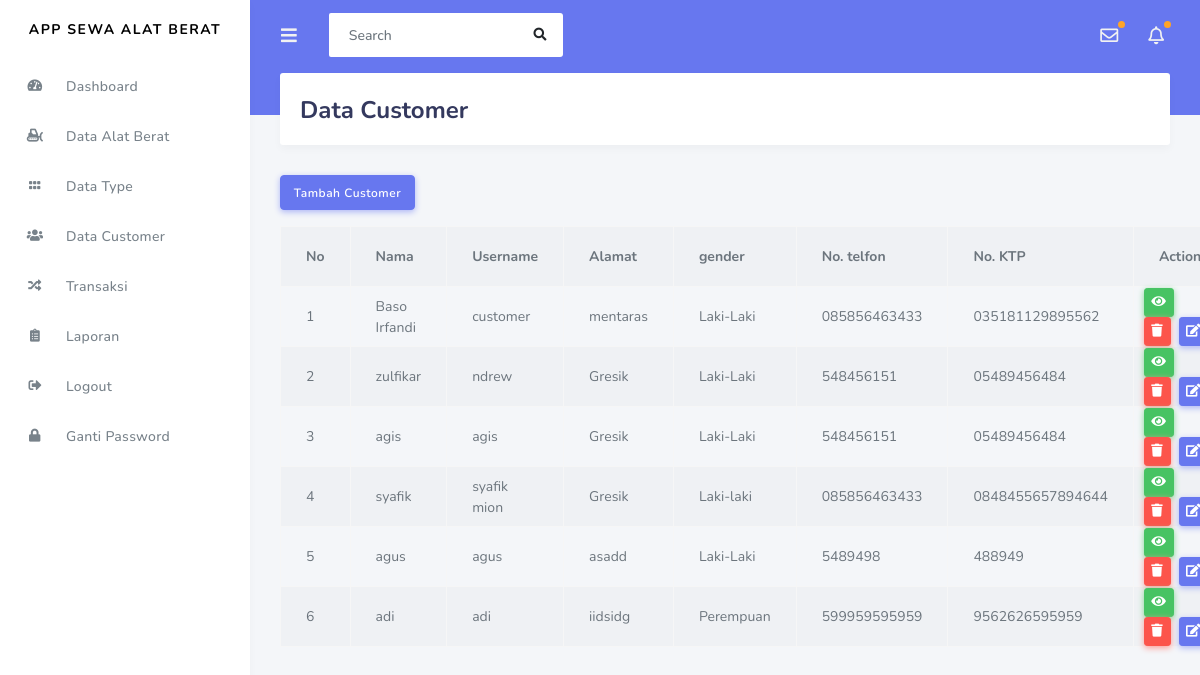
/index.php/admin/data_customer, run on the app's committed database.
### tables this page shows
CREATE TABLE `customer` (
  `id_customer` int NOT NULL,
  `nama` varchar(120) NOT NULL,
  `username` varchar(120) NOT NULL,
  `alamat` varchar(120) NOT NULL,
  `gender` varchar(20) NOT NULL,
  `no_telpon` varchar(20) NOT NULL,
  `no_ktp` varchar(50) NOT NULL,
  `password` varchar(120) NOT NULL,
  `role_id` int NOT NULL
);

### application/controllers/admin/Data_customer.php (called while the page is built, shortened)
<?php
class Data_customer extends CI_Controller
{
	public function index()
	{
		$data['customer'] = $this->Rental_model->get_data('customer')->result();
		$this->load->view('templates_admin/header');
		$this->load->view('templates_admin/sidebar');
		$this->load->view('admin/data_customer', $data);
		$this->load->view('templates_admin/footer');
	}
}
?>

### index.php (called while the page is built, shortened)
<?php
require_once BASEPATH.'core/CodeIgniter.php';

### application/models/Rental_model.php (called while the page is built, shortened)
<?php
class Rental_model extends CI_model
{
    public function get_data($table)
    {
        return $this->db->get($table);
    }
}

### application/views/admin/Data_customer.php (the view, shortened to what this page needs)
<div class="main-content">
	<section class="section">
		<div class="section-header">
			<h1>Data Customer</h1>
		</div>
		<a href="<?php echo base_url('admin/data_customer/tambah_customer') ?>" class="btn btn-primary mb-3">Tambah Customer</a>
		<table class="table table-bordered table-striped table-hover">
			<tr>
				<th>No</th>
				<th>Nama</th>
				<th>Username</th>
				<th>Alamat</th>
				<th>gender</th>
				<th>No. telfon</th>
				<th>No. KTP</th>
				<th>Action</th>
			</tr>
			<?php
			$no = 1;
			foreach ($customer as $cs) : ?>
				<tr>
					<td><?php echo $no++ ?></td>
					<td><?php echo $cs->nama ?></td>
					<td><?php echo $cs->username ?></td>
					<td><?php echo $cs->alamat ?></td>
					<td><?php echo $cs->gender ?></td>
					<td><?php echo $cs->no_telpon ?></td>
					<td><?php echo $cs->no_ktp ?></td>
					<td>
						<div class="row">
							<a href="<?php echo base_url('admin/data_customer/detail_customer/') . $cs->id_customer ?>" class="btn btn-sm btn-success mr-2"><i class="fas fa-eye"></i></a>
							<a href="<?php echo base_url('admin/data_customer/delete_customer/') . $cs->id_customer ?>" class="btn btn-sm btn-danger mr-2"><i class="fas fa-trash"></i></a>
							<a href="<?php echo base_url('admin/data_customer/update_customer/') . $cs->id_customer ?>" class="btn btn-sm btn-primary"><i class="fas fa-edit"></i></a>
						</div>
					</td>
				</tr>
			<?php endforeach; ?>
		</table>
	</section>
</div>

### data on the page
customer: nama "Baso Irfandi", username "customer", alamat "mentaras", gender "Laki-Laki", no_telpon "085856463433", no_ktp "035181129895562"
customer: nama "zulfikar", username "ndrew", alamat "Gresik", gender "Laki-Laki", no_telpon "548456151", no_ktp "05489456484"
customer: nama "agis", username "agis", alamat "Gresik", gender "Laki-Laki", no_telpon "548456151", no_ktp "05489456484"
customer: nama "syafik", username "syafik mion", alamat "Gresik", gender "Laki-laki", no_telpon "085856463433", no_ktp "0848455657894644"
customer: nama "agus", username "agus", alamat "asadd", gender "Laki-Laki", no_telpon "5489498", no_ktp "488949"
customer: nama "adi", username "adi", alamat "iidsidg", gender "Perempuan", no_telpon "599959595959", no_ktp "9562626595959"
